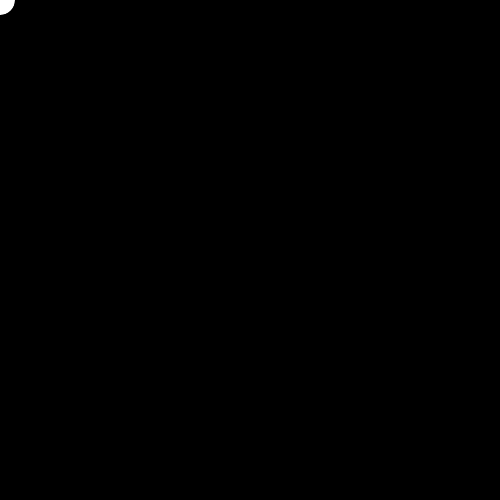
Frame 1 (no input)
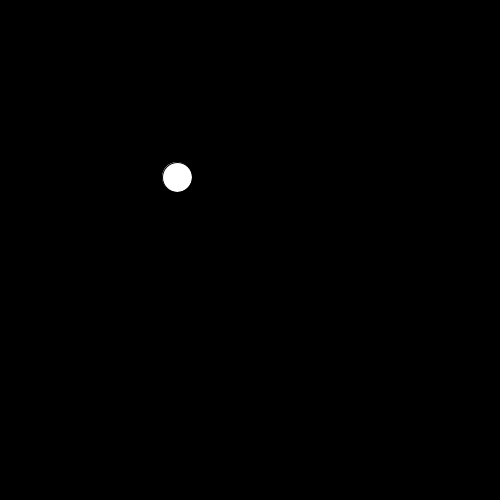
Frame 60 (the mouse pressed at the canvas centre just before this capture)
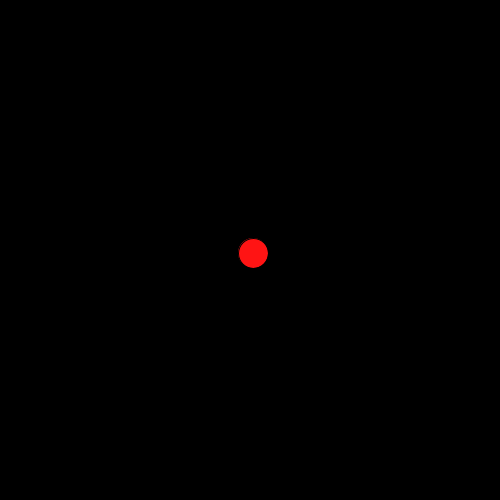
Frame 120 (the mouse held since frame 60 and released just before this capture)

The Processing sketch that drew these frames (run headless with seeded random() and noise(); from frame 60 on, the mouse is pressed at the canvas centre):

// Processing sketch: processing_83195
// ── processing_83195.pde

//Kelvin Pan
//Computer Programming 1
//Simon 16/17
//12.6.12
//Bouncing Ball

Ball ballbro;

//setup
void setup() {
  size (500, 500);
  background(0);
  ballbro = new Ball();
}

//draw
void draw() {
  background(0); 
  ballbro.show();
  ballbro.move();
  ballbro.bounce();
  ballbro.grav();
}

//BALL BLUEPRINT
class Ball {
  int x, y;
  int boost;
  boolean up, right;
  Ball() {
    x = 0;
    y = 0;
    boost = 255;
    up = false;
    right = true;
  }
  void show() {
    fill(255, boost, boost);
    ellipse(x, y, 30, 30);
  }
  void move() { //BASIC MOVEMENT
    if (right == true) {
      x = x + 3;
    }
    if (right == false) {
      x = x - 3;
    }
    if (up == false) {
      y = y + 3;
    }
    if (up == true) {
      y = y - 3;
    }
  }
  void bounce() { //EDGE CONTROL
    if (x < 0) {
      right = true;
    }
    if (x > 500) {
      right = false;
    }
    if (y < 0) {
      up = false;
    }
    if (y > 500) {
      up = true;
    }
  }
  void grav() { //GRAVITY FUNCTION
    if (mousePressed == true && boost > 0) {
      boost = boost - 5;
      if (x > mouseX) {
        x = x - 4;
        right = false;
      }
      if (x < mouseX) {
        x = x + 4;
        right = true;
      }
      if (y > mouseY) {
        y = y - 4;
        up = true;
      }
      if (y < mouseY) {
        y = y + 4;
        up = false;
      }
    }
    if (mousePressed == false) {
      boost++;
    }
    if (key == ' ') {
      boost = 255;
    }
  }
}
